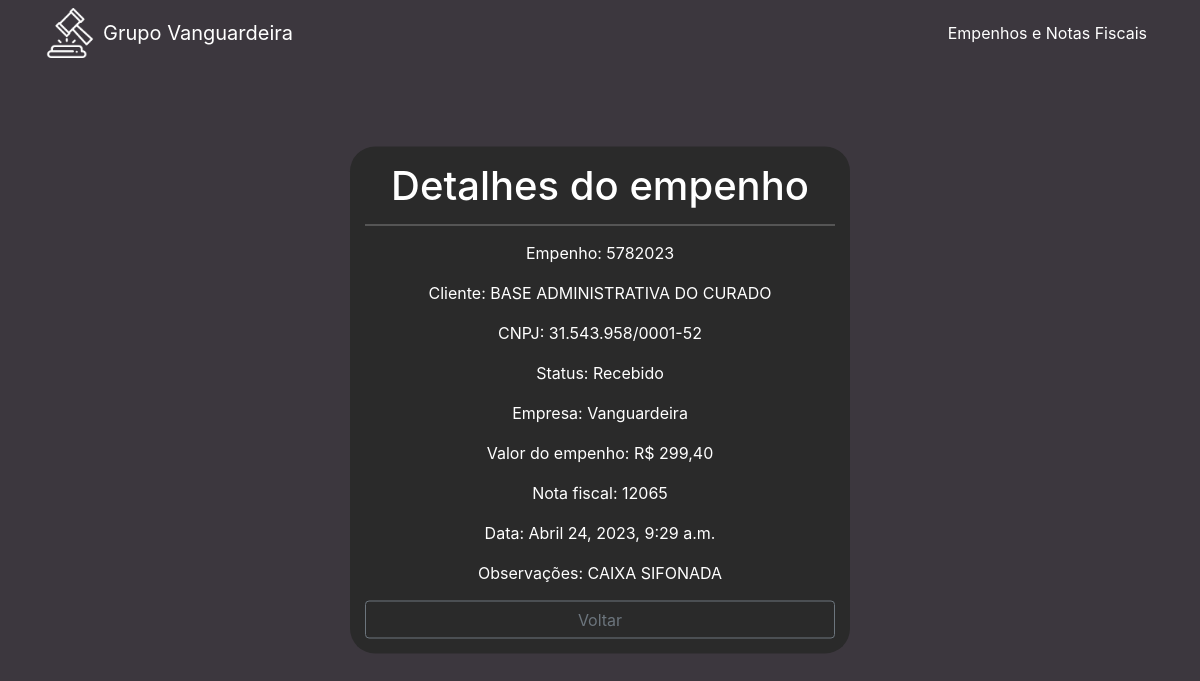
Screenshot of /detalhe/366/ with the database file from the repository.
### cliente/models.py (models this page shows, shortened)
class Cliente(models.Model):
    numero = models.CharField(max_length=255)
    nome = models.CharField(max_length=255)
    cnpj = models.CharField(max_length=255)
    data_criacao = models.DateTimeField(default=timezone.now)
    categoria = models.ForeignKey(Categoria, on_delete=models.DO_NOTHING)
    empresa = models.ForeignKey(Empresa, on_delete=models.DO_NOTHING)
    empenho = models.FileField(upload_to='empenhos/', max_length=500)
    nfe = models.FileField(upload_to='notas/', max_length=500, default='0', blank=True)
    n_nfe = models.CharField(max_length=255, blank=True)
    descricao = models.TextField(blank=True)
    valor = models.CharField(max_length=255)

class Categoria(models.Model):
    nome = models.CharField(max_length=255)
    def __str__(self):
        return self.nome

class Empresa(models.Model):
    nome = models.CharField(max_length=255)
    def __str__(self):
        return self.nome

### cliente/views.py (the view)
# urls.py: path('detalhe/<int:pk>/', views.detalhe, name="detalhe"),
def detalhe(request, pk):
    cliente = Cliente.objects.get(pk=pk)
    return render(request, 'cliente/detalhe.html', {'cliente': cliente})

### cliente/templates/cliente/detalhe.html
{% extends 'base.html' %}
{% block conteudo %}
<div class="contents">
    <h1>Detalhes do empenho</h1>
    <div class="contents-info">
        <p>Empenho: {{ cliente.numero }}</p>
        <p>Cliente: {{ cliente.nome }}</p>
        <p>CNPJ: {{ cliente.cnpj }}</p>
        <p>Status: {{ cliente.categoria }}</p>
        <p>Empresa: {{ cliente.empresa }}</p>
        <p>Valor do empenho: R$ {{ cliente.valor }}</p>
        <p>Nota fiscal: {{ cliente.n_nfe }}</p>
        <p>Data: {{ cliente.data_criacao }}</p>
        <p>Observações: {{ cliente.descricao }}</p>
        <a href="{{ request.META.HTTP_REFERER }}" class="btn btn-outline-secondary" style="width: 100%">Voltar</a>
    </div>
</div>
{% endblock%}

### rows the page displays
Cliente: numero "5782023", nome "BASE ADMINISTRATIVA DO CURADO", cnpj "31.543.958/0001-52", categoria "Recebido", empresa "Vanguardeira", valor "299,40", n_nfe "12065", data_criacao "Abril 24, 2023, 9:29 a.m.", descricao "CAIXA SIFONADA"
